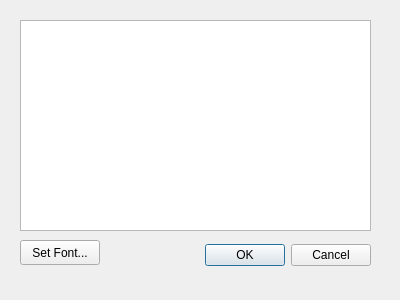
<?xml version="1.0" encoding="UTF-8"?>
<ui version="4.0">
 <class>TextDialog</class>
 <widget class="QDialog" name="TextDialog">
  <property name="geometry">
   <rect>
    <x>0</x>
    <y>0</y>
    <width>400</width>
    <height>300</height>
   </rect>
  </property>
  <property name="windowTitle">
   <string>Dialog</string>
  </property>
  <widget class="QDialogButtonBox" name="buttonBox">
   <property name="geometry">
    <rect>
     <x>200</x>
     <y>240</y>
     <width>171</width>
     <height>31</height>
    </rect>
   </property>
   <property name="orientation">
    <enum>Qt::Horizontal</enum>
   </property>
   <property name="standardButtons">
    <set>QDialogButtonBox::Cancel|QDialogButtonBox::Ok</set>
   </property>
  </widget>
  <widget class="QPushButton" name="setFont">
   <property name="geometry">
    <rect>
     <x>20</x>
     <y>240</y>
     <width>80</width>
     <height>25</height>
    </rect>
   </property>
   <property name="text">
    <string>Set Font...</string>
   </property>
  </widget>
  <widget class="QTextEdit" name="textEdit">
   <property name="geometry">
    <rect>
     <x>20</x>
     <y>20</y>
     <width>351</width>
     <height>211</height>
    </rect>
   </property>
  </widget>
 </widget>
 <resources/>
 <connections>
  <connection>
   <sender>buttonBox</sender>
   <signal>accepted()</signal>
   <receiver>TextDialog</receiver>
   <slot>accept()</slot>
   <hints>
    <hint type="sourcelabel">
     <x>248</x>
     <y>254</y>
    </hint>
    <hint type="destinationlabel">
     <x>157</x>
     <y>274</y>
    </hint>
   </hints>
  </connection>
  <connection>
   <sender>buttonBox</sender>
   <signal>rejected()</signal>
   <receiver>TextDialog</receiver>
   <slot>reject()</slot>
   <hints>
    <hint type="sourcelabel">
     <x>316</x>
     <y>260</y>
    </hint>
    <hint type="destinationlabel">
     <x>286</x>
     <y>274</y>
    </hint>
   </hints>
  </connection>
 </connections>
</ui>
